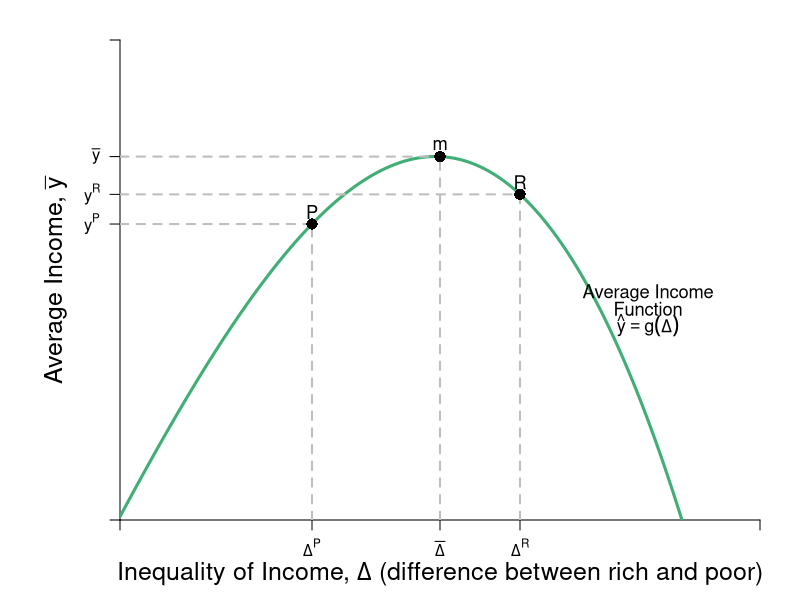

Generate this figure with R:
#Graph Designer: Simon Halliday & Riley Boeth '17 + Scott Cohn
#Authors: Bowles, Foley and Halliday
#Title: Coordination, Conflict and Competition: A Text in Microeconomics

library(shape)
pdf(file = "risk/risks_inequality_feasible.pdf", width = 10, height = 8)


#Set parameters for graphics
axislabelsize <- 1.5
labelsize <- 1.1
graphlinewidth <- 3
segmentlinewidth <- 2

COL <- c("#7fc97f", "#beaed4", "#fdc086", "#ffff99", "#386cb0", "#f0027f", "#bf5b17", "#666666")
COLA <- c("#e0f3db", "#99d8c9","#66c2a4","#41ae76", "#238b45", "#005824")
COLB <- c("#c6dbef", "#4eb3d3", "#2b8cbe", "#0868ac","#084081")
COLC <- c("#fcfbfd", "#efedf5", "#dadaeb", "#bcbddc", "#9e9ac8", "#807dba", "#6a51a3", "#54278f", "#3f007d")

#Edited the margins to cater for the larger LHS labels
par(mar =  c(4, 6, 2, 2))

#Indifference curves of a risk-averse homo economicus (2nd graph out of the two for 4.7)

indiffA <- function(x, ua=2) {
  ua + (1/12)*(x)^2
}

#Average income function 

avgwealth <- function(x,y){
  (1.08)*((-1/35)*(((-((.9)*x-36))^2))+36.8+((-1/10)*(x-4)+(-1/1000)*((x-3)^3)))
}

#Add limits on axes and levels of utility for each indifference curve
ylims <- c(0, 30)
xlims <- c(0, 40)

npts <- 501 
x <- seq(xlims[1], xlims[2], length.out = npts)
y <- seq(ylims[1], ylims[2], length.out = npts) 

plot(0, 0, xlim = xlims, ylim = ylims, type = "n",
     xlab = expression(paste("")),
     ylab = expression(paste("")), 
     xaxt = "n", 
     yaxt = "n", 
     cex.lab = axislabelsize, 
     bty = "n", 
     xaxs="i", 
     yaxs="i"
)

#x and y limits with plain axes without ticks/numbers to match previous graph

#ticksx <- seq(from = 0, to = xlims[2]+1, by = 4)
#xlabels <- seq(from = 0, to = xlims[2], by = 1)
ticksx <- c(xlims[1], 12, 20, 25, xlims[2])
xlabels <- c(NA, expression(paste(Delta^P)), expression(paste(bar(Delta) )), expression(paste(Delta^R)), NA)
#ticksy <- seq(from = 0, to = ylims[2]+1, by = 4)
#ylabels <- seq(from = 0, to = ylims[2], by = 1)
ticksy <- c(ylims[1], avgwealth(12), avgwealth(20), avgwealth(25), ylims[2])
ylabels <- c(NA, expression(paste(y^P)), expression(paste(bar(y) )), expression(paste(y^R)), NA)
#text(-1, avgwealth(8)+7, expression(paste(omega, ""[R],"'")), xpd = TRUE, cex = labelsize)
#text(-1, avgwealth(8), expression(paste(omega, ""[e],"'")),  xpd = TRUE, cex = labelsize)
#text(-1, avgwealth(8)-7, expression(paste(omega, ""[P],"'")),  xpd = TRUE, cex = labelsize)


#text(8, -.9, expression(paste(Delta, ""[e],"`")),  xpd = TRUE,  cex = labelsize)
#text(12, -.9, expression(paste(Delta, ""[rawls])), xpd = TRUE, cex = labelsize)
#text(15, -.9, expression(paste(Delta, ""[e])),  xpd = TRUE,  cex = labelsize)
#text(20, -.9, expression(paste(Delta,""[max])),  xpd = TRUE,  cex = labelsize)
#text(25, -.9, expression(paste(Delta, ""[Wealthiest], " "[Rich])),  xpd = TRUE,  cex = labelsize)




axis(1,at = ticksx,  pos = 0, labels = xlabels)
axis(2,at = ticksy,  pos = 0, labels = ylabels, las = 1)

npts <- 500 
xx1 <- seq(xlims[1], xlims[2], length.out = npts)
xx2 <- seq(0, xlims[2], length.out = npts)
xx3 <- seq(xlims[1], 0, length.out = npts)
xx4 <- seq(-11, 0, length.out = npts)


# lines(xx1, indiffA(xx1, ua = 2), col = COLB[4], lwd = graphlinewidth)
# lines(xx1, indiffA(xx1, ua = 8.2), col = COLB[4], lwd = graphlinewidth)
# lines(xx1, indiffA(xx1, ua = 14.4), col = COLB[4], lwd = graphlinewidth)
lines(xx1, avgwealth(xx1), col = COLA[4], lwd = graphlinewidth)


#Axis labels and draw linear utility function
mtext(expression(paste("Inequality of Income, ", Delta , " (difference between rich and poor)")), side = 1, line = 2.5, cex = axislabelsize)
text(-4, 0.5*ylims[2], expression(paste("Average Income, ",bar(y))), xpd = TRUE, cex = axislabelsize, srt = 90) 

#Label various points on line

segments(0, avgwealth(25), 25, avgwealth(25), lty = 2, col = "gray", lwd = segmentlinewidth)
segments(25, 0, 25, avgwealth(25), lty = 2, col = "gray", lwd = segmentlinewidth)
points(25, avgwealth(25), pch = 16, col = "black", cex = 1.5)
text(25, avgwealth(25) + 0.75, expression(paste(R)), cex = labelsize)

segments(0, avgwealth(20), 20, avgwealth(20), lty = 2, col = "gray", lwd = segmentlinewidth)
segments(20, 0, 20, avgwealth(20), lty = 2, col = "gray", lwd = segmentlinewidth)
points(20, avgwealth(20), pch = 16, col = "black", cex = 1.5)
text(20, avgwealth(20) + 0.75, expression(paste(m)), cex = labelsize)


segments(0, avgwealth(12), 12, avgwealth(12), lty = 2, col = "gray", lwd = segmentlinewidth)
segments(12, 0, 12, avgwealth(12), lty = 2, col = "gray", lwd = segmentlinewidth)
points(12, avgwealth(12), pch = 16, col = "black", cex = 1.5)
text(12, avgwealth(12) + 0.75, expression(paste(P)), cex = labelsize)

#Label relevant points on axes

#Add arrow beside y axis and points on axis

# arrows(-1, avgwealth(8)+6, -1, avgwealth(8)+1, col = "black", code =3, arr.type = "simple", xpd = TRUE, length = 0.1, angle = 40, lwd = 3)
# arrows(-1, avgwealth(8)-6, -1, avgwealth(8)-1, col = "black", code = 3, arr.type = "simple", xpd = TRUE, length = 0.1, angle = 40, lwd = 3)

#points(0, avgwealth(8)+7, pch = 16, col = "black", cex = 1.5, xpd = TRUE)
#points(0, avgwealth(8), pch = 16, col = "black", cex = 1.5,xpd = TRUE)
#points(0, avgwealth(8)-7, pch = 16, col = "black", cex = 1.5,xpd = TRUE)

#label the three indifference curves

# text(20, indiffA(20)+3.355, expression(paste("v"[1])), xpd = TRUE, cex = labelsize)
# text(18, indiffA(18)+9.8, expression(paste("v"[2])),  xpd = TRUE, cex = labelsize)
# text(16, indiffA(16)+15.5, expression(paste("v"[3])),  xpd = TRUE, cex = labelsize)

#Label average wealth curve and indifference curves generally

text(33, avgwealth(30)+1, expression(paste("Average Income")), xpd = TRUE, cex = labelsize)
text(33, avgwealth(30), expression(paste("Function")), xpd = TRUE, cex = labelsize)
text(33, avgwealth(30)-1, expression(paste(hat(y) == g(Delta) )), xpd = TRUE, cex = labelsize)

# text(25, 38, expression(paste("Inequality Averse")), xpd = TRUE, cex = labelsize)
# text(25, 36.5, expression(paste("& Risk Averse")), xpd = TRUE, cex = labelsize)
# text(25, 35, expression(paste("Indifference Curves")), xpd = TRUE, cex = labelsize)


dev.off()
